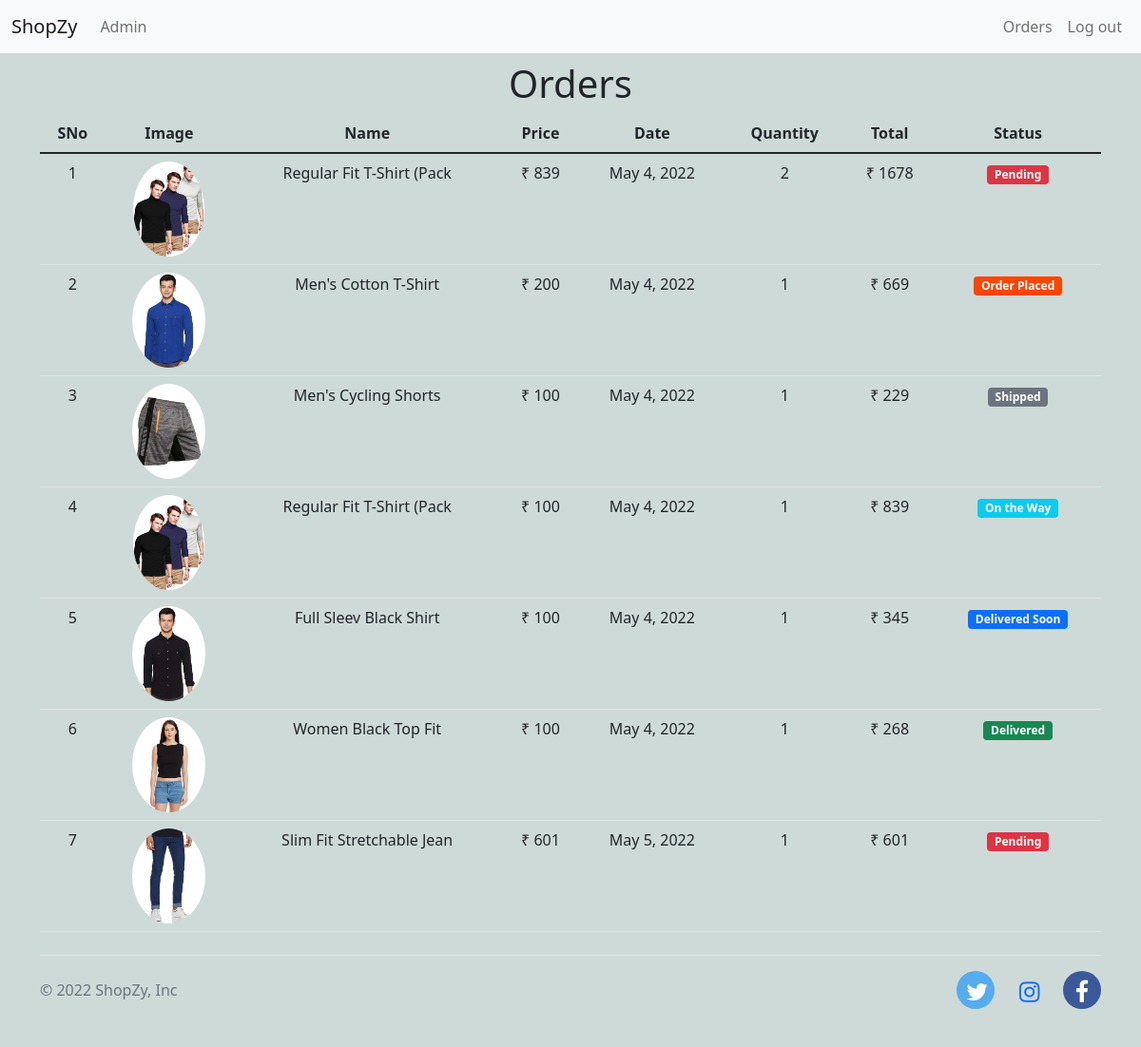
Before: /orders/ (signed in) with the older database file.
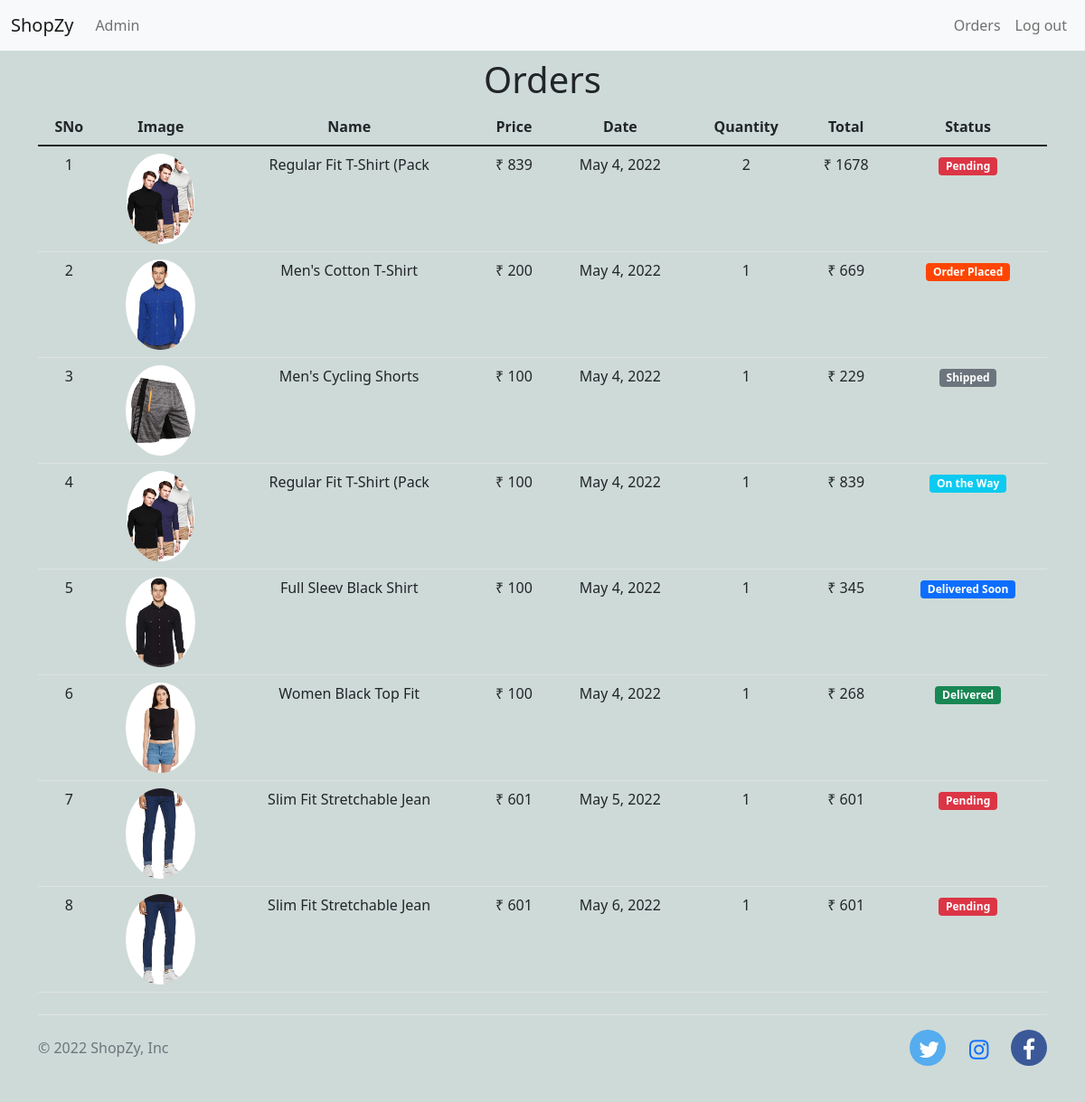
After: the same page with the newer database file.
### Shop/models/order.py (models this page shows, shortened)
class Order(models.Model):
    product = models.ForeignKey(Product, on_delete = models.CASCADE)
    customer = models.ForeignKey(Customer, on_delete = models.CASCADE)
    quantity = models.IntegerField(default=1)
    price = models.IntegerField(default=100)
    address = models.CharField(max_length=50, blank=True)
    mobile = models.CharField(max_length=10, blank=True)
    date = models.DateField(default=datetime.datetime.today)
    status = models.ForeignKey(Status,default=Status(1), on_delete=models.CASCADE)
    @staticmethod
    def get_order_by_customer(customerId):
        return Order.objects.filter(customer = customerId)

### Shop/models/product.py (models this page shows, shortened)
class Product(models.Model) :
    name = models.CharField(max_length = 25)
    price = models.IntegerField(default = 100)
    category = models.ForeignKey(Category, on_delete = models.CASCADE)
    description = models.CharField(max_length = 50)
    image = models.ImageField(upload_to = 'Uploads/images')

### Shop/models/status.py (models this page shows)
class Status (models.Model):
    status = models.CharField(max_length=15)

### Shop/middleware/auth.py (the view)
    def middleware(request):
        returnUrl = request.META['PATH_INFO']
        if not request.session.get('customerId'):
            return redirect(f'/login?returnUrl={returnUrl}')
        response = get_response(request)
        return response

### Shop/templatetags/custom_filter.py (called while the page is built)
@register.filter(name="currency")
def currency(price):
    return "₹ " + str(price)

@register.filter(name="total_val")
def total_val(qty, price):
    return qty * price

@register.filter(name="colour")
def colour(status):
    if status == 'Pending':
        return 'danger'
    elif status == 'Order Placed':
        return 'warning'
    elif status == 'Shipped':
        return 'secondary'
    elif status == 'On the Way':
        return 'info'
    elif status == 'Delivered Soon':
        return 'primary'
    elif status == 'Delivered':
        return 'success'

### Shop/views/order.py (called while the page is built)
    def get(self, request):
        customerId = request.session.get("customerId")
        order = Order.get_order_by_customer(customerId)
        orders = {'orders' : order}
        return render(request, 'orders.html',orders)

### Shop/templates/orders.html (shortened to what this page needs)
{% extends 'base.html' %}
{% load cart_qty %}
{% load custom_filter %}
{% block content %}
<h1 style="text-align: center;" class="m-2">Orders</h1>
<div class="container">
    <table class="table">
        <thead>
            <tr>
                <th>SNo</th>
                <th>Image</th>
                <th>Name</th>
                <th>Price</th>
                <th>Date</th>
                <th>Quantity</th>
                <th>Total</th>
                <th>Status</th>
            </tr>
        </thead>
        <tbody>
            {% if orders %}
            {% for order in orders %}
            <tr>
                <td>{{forloop.counter}}</td>
                <td width="auto"><img class="rounded-circle" src="{{order.product.image.url}}" alt="img" height="100px">
                </td>
                <td scope="row">{{order.product.name}}</td>
                <td>{{order.price|currency}}</td>
                <td>{{order.date}}</td>
                <td>{{order.quantity}}</td>
                <td>{{order.quantity|total_val:order.product.price|currency}}</td>
                <td>
                    <span class="badge btn-{{order.status.status|colour}}">{{order.status.status}}
                    </span>
                </td>
            </tr>
            {% endfor %}
            {% else %}
            <tr>
                <td colspan="5" id="nothing">You have no Orders.</td>
            </tr>
            {% endif %}
        </tbody>
    </table>
</div>
{% endblock %}

Changed rows visible on the page:
added Order: product.image (picture), product.name "Slim Fit Stretchable Jean", price "₹ 601", date "May 6, 2022", quantity "1", quantity|total_val "₹ 601", status.status "Pending"
